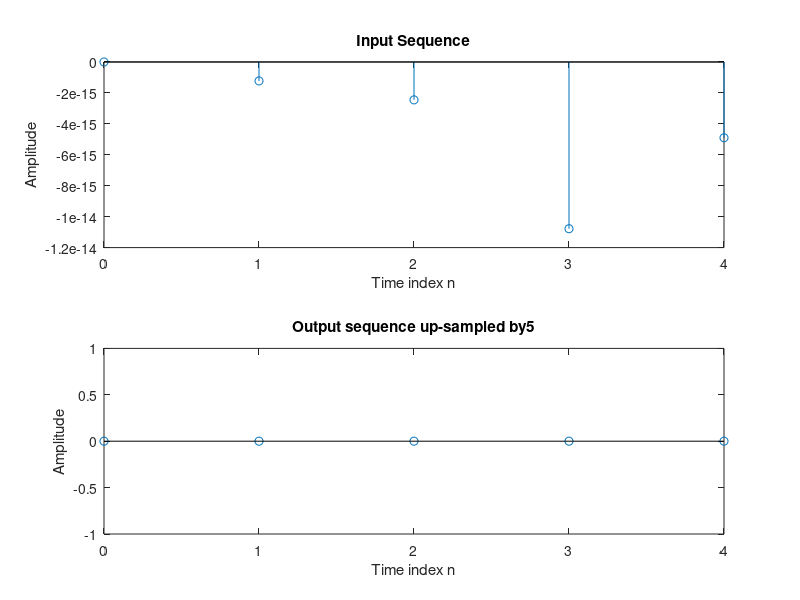

The MATLAB script that drew this image:
% Program 13_1
% Illustration of Up-Sampling by an Integer Factor
%
clf;
N = input('Input length = ');
L = input('Up-sampling Factor = ');
fo = input('Input signal frequency = ');
%  Generate the input sinusoidal sequence
n = 0:N-1;
x = sin(2*pi*fo*n);
% Generate the up-sampled sequence
y = zeros(1, L*length(x));
y([1: L: length(y)]) = x;
% Plot the input and the output sequences
subplot(2,1,1)
stem(n,x);
title('Input Sequence');
xlabel('Time index n');ylabel('Amplitude');
subplot(2,1,2)
stem(n,y(1:length(x)));
title(['Output sequence up-sampled by', num2str(L)]);
xlabel('Time index n');ylabel('Amplitude');
